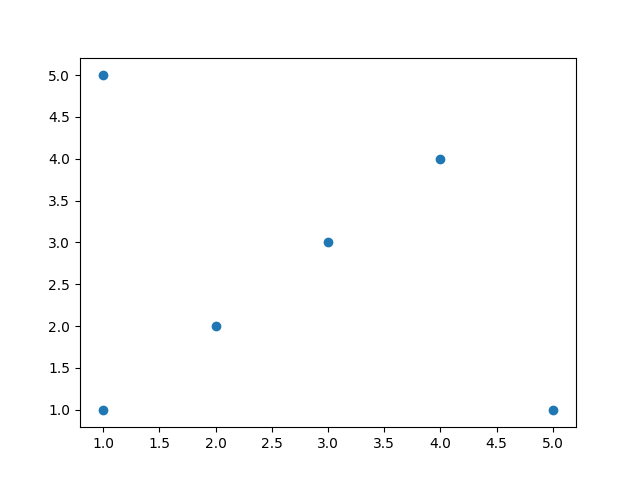

Reproduce this figure in Python.
import matplotlib
matplotlib.use("Agg")
import json

from matplotlib import pyplot

def get_points(file_name):
    with open(file_name, 'r') as file_handle:
        points_dict = json.load(file_handle)
    return points_dict

def get_x_coords(points_dict):
    xs = []
    for coord in points_dict['data']:
        xs.append(coord[0])
    return xs

def get_y_coords(points_dict):
    ys = []
    for coord in points_dict['data']:
        ys.append(coord[1])
    return ys

if __name__ == "__main__":
    file = input("Please enter the name of your coordinates file: ")
    
    points_dict = get_points(file)
    
    xs = get_x_coords(points_dict)
    ys = get_y_coords(points_dict)
    
    pyplot.scatter(xs, ys)
    pyplot.savefig('file_io_exercises_4.png')
    pyplot.close()